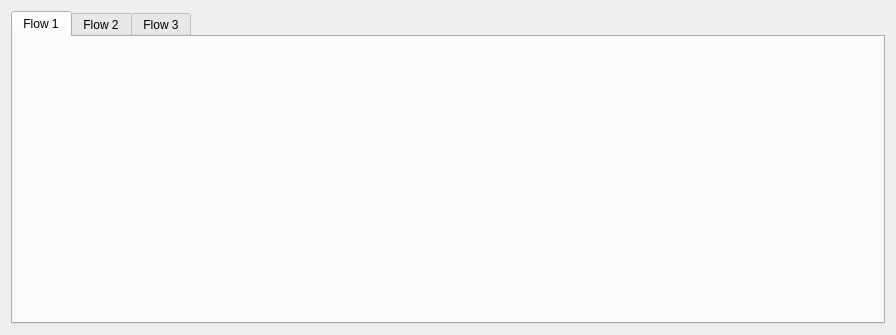
<?xml version="1.0" encoding="UTF-8"?>
<ui version="4.0">
 <class>Form</class>
 <widget class="QWidget" name="Form">
  <property name="geometry">
   <rect>
    <x>0</x>
    <y>0</y>
    <width>896</width>
    <height>335</height>
   </rect>
  </property>
  <property name="windowTitle">
   <string>Form</string>
  </property>
  <layout class="QVBoxLayout" name="verticalLayout_2">
   <item>
    <layout class="QVBoxLayout" name="verticalLayout">
     <item>
      <widget class="QTabWidget" name="tabWidget">
       <property name="currentIndex">
        <number>0</number>
       </property>
       <widget class="QWidget" name="flow1tab">
        <attribute name="title">
         <string>Flow 1</string>
        </attribute>
        <layout class="QVBoxLayout" name="verticalLayout_4">
         <item>
          <layout class="QVBoxLayout" name="vlay01"/>
         </item>
        </layout>
       </widget>
       <widget class="QWidget" name="flow2tab">
        <attribute name="title">
         <string>Flow 2</string>
        </attribute>
       </widget>
       <widget class="QWidget" name="flow3tab">
        <attribute name="title">
         <string>Flow 3</string>
        </attribute>
       </widget>
      </widget>
     </item>
    </layout>
   </item>
  </layout>
 </widget>
 <resources/>
 <connections/>
</ui>
